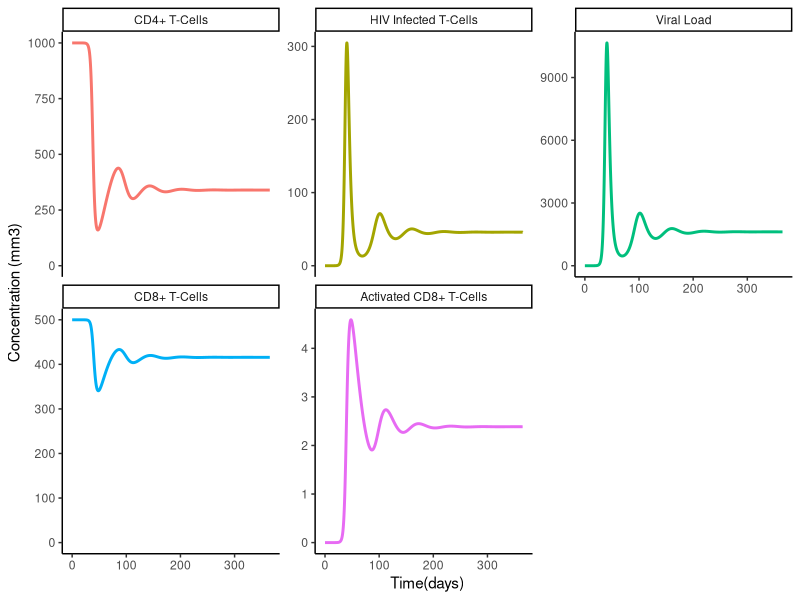
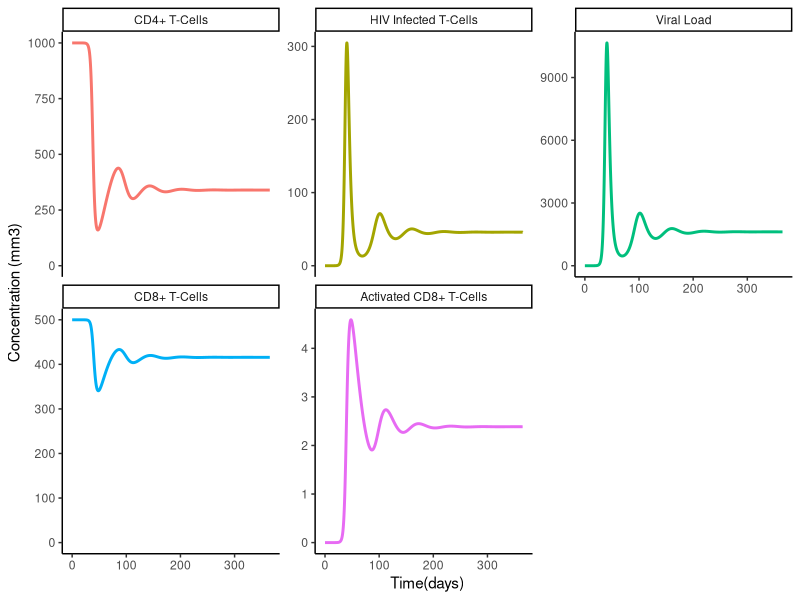

Reproduce these figures in R, in order.
#This file models the basics of HIV within-host dynamics.
#You can run this file by typing source("In_Vivo.R") into an interactive R interpreter or you can run R -f In_Vivo.R into the terminal.

#This program solves a system of 5 differential equations 
#described at https://pdfs.semanticscholar.org/022f/3909c2f6a319345ef2d62f3526cdd5dac0ca.pdf.
#Parameters and initial values also came from https://pdfs.semanticscholar.org/022f/3909c2f6a319345ef2d62f3526cdd5dac0ca.pdf.
#The comments in this file will walk you through the description
#and solving of the below equations. 
#Then it will show you how to manipulate the output so that 
#ggplot can create a plot saved as either a png or a pdf (or a pdf). 

#RTI.R builds upon this file.


#You may need to install the following packages.
#Put install.packages("ggplot2") into the R interpretor(and same for deSolve and tidyr as needed)
library(deSolve)
library(ggplot2)
library(tidyr)


# hiv_func puts the equations, initial values, and parameters
#into one variable so that the ODE can solve it.
hiv_func <- function(t, HIV, params) {

    #the following two blocks of code explain to R what
    #what the variables inside the function are (i.e. makes
    #the connection between the in func. variables and the
    #external variables that hold their values.

    #Dependent variables (what you are solving for)
    T = HIV["T"]    #CD4+ T-cells
    I = HIV["I"]    #Infected CD4+ T-cells
    V = HIV["V"]    #Viral load (number of viruses/ virions in blood)
    Z = HIV["Z"]    #CD8+ T-cells
    ZA = HIV["ZA"]  #Activated CD8+ T-cells


    #Independent variables (physical constants, etc.)
    mu_T = params["mu_T"]          #Natural death rate of uninfected CD4+ T-cells
    mu_I = params["mu_I"]          #Natural death rate of infected CD4+ T-cells
    mu_v = params["mu_v"]          #Natural death rate of viruses and virions
    mu_z = params["mu_z"]          #Natural death rate of CD8+ T-cells
    k_v = params["k_v"]            #Average number of virions released per infected cell
    beta_z = params["beta_z"]      #CD8+ T-cell activation rate
    beta_v = params["beta_v"]      #Rate at which CD4+ T-cells become infected
    p_I = params["p_I"]            #Rate at which infected CD4+ T-cells are destroyed
    p_v = params["p_v"]            #Rate at which viruses and virions are destroyed
    lambda_T = params["lambda_T"]  #Rate at which CD4+ T-cells are created by the body
    lambda_z = params["lambda_z"]  #Rate at which CD8+ T-cells are created by the body


    # now that we have extracted the parameters, we can evaluate the
    # differential equation's right hand side
    dT = lambda_T - mu_T*T - beta_v*T*V
    dI = beta_v*T*V - mu_I*I - p_I*I*ZA
    dV = k_v*mu_I*I - mu_v*V - p_v*V*ZA
    dZ = lambda_z - mu_z*Z - beta_z*Z*V
    dZA = beta_z*Z*I -mu_z*ZA

    #Put all 5 equations into a list so the ODE can read it  
    list(c(dT, dI, dV, dZ, dZA))
}

#Parameters
parms <- c(mu_T = 0.02,        #Natural death rate of uninfected CD4+ T-cells
           mu_I = 0.24,        #Natural death rate of infected CD4+ T-cells
           mu_v = 2.4,         #Natural death rate of viruses and virions
           mu_z = 0.04,        #Natural death rate of CD8+ T-cells
           k_v = 360,          #Average number of virions released per infected cell
           beta_z = 0.000005,  #CD8+ T-cell activation rate
           beta_v = 0.000024,  #Rate at which CD4+ T-cells become infected
           p_I = 0.02,         #Rate at which infected CD4+ T-cells are destroyed
           p_v = 0.02,         #Rate at which viruses and virions are destroyed
           lambda_T = 20,      #Rate at which CD4+ T-cells are created by the body
           lambda_z = 20       #Rate at which CD8+ T-cells are created by the body
           )
	   

#Initial values
Pstart <- c(T = 1000,   #CD4+ T-cells
       	    I = 0,      #Infected CD4+ T-cells
            V = 0.001,  #Viral load 
	    Z = 500,    #CD8+ T-cells
	    ZA = 0)     #Activated CD8+ T-cells

#Time steps to solve equation for (full collection of x-axis points)
times <- seq(from=0, to=365, by= 0.01)



#Now inoke the ODE function.
#It requires four things to run: the right hand side of the function
#(hiv_func), the initial values (Pstart), time steps that need to be
#solved for (times), and equation constants (parms)
diffeq_result <- ode(
    func=hiv_func,
    y=Pstart,
    times=times,
    parms=parms)


#Take the solved equations (diffeq_result) and put it into a data frame
#ggplot2 requires such large data sets to be in a data frame for its
#plotting function
diffeq_result <- as.data.frame(diffeq_result)

#The R gather() function, extracts the data needed by ggplot.
#It also helps to massage the data in a way that preps it to be plotted. 
gathered_result <- gather(diffeq_result, variable, value, -time)


#This provides each variable, and therefore each graph, with a descriptive title.
gathered_result$variable[gathered_result$variable == "T"] <-  "CD4+ T-Cells"
gathered_result$variable[gathered_result$variable == "I"] <-  "HIV Infected T-Cells"
gathered_result$variable[gathered_result$variable == "V"] <-  "Viral Load"
gathered_result$variable[gathered_result$variable == "Z"] <-  "CD8+ T-Cells"
gathered_result$variable[gathered_result$variable == "ZA"] <- "Activated CD8+ T-Cells"

#The default order of ggplot2 is alphabetic, the factor() function enables 
#you to change the order of the plots into something more logical
#or relevant to your purposes. 
gathered_result$variable <- factor(gathered_result$variable, levels = c("CD4+ T-Cells", "HIV Infected T-Cells", "Viral Load",
                                                                        "CD8+ T-Cells", "Activated CD8+ T-Cells"))


#Now plot the data and save it in a new variable: plot_result.
plot_result <- ggplot(data = gathered_result,
                      mapping=aes(x=time, y=value, color = variable)) +
                      geom_line(linewidth = 1) + #linewidth
                      theme_classic() + #ggplot has several different themes
                      #that can be added to a plot here we are using "classic"
                      theme(legend.position = "none") +
                      ylab("Concentration (mm3)")+ #Y-axis title
                      xlab("Time(days)")+ #X-axis title
                      facet_wrap(~variable, scales = "free_y") + #plot each equation on its own graph
                      coord_cartesian(
                          xlim = NULL,
                          ylim = c(0, NA)) #begin each plot at y = 0
		

#Save image to file
fname_base <- "result_ocm_1col" #name of file
extensions = c("png", "pdf") #file extension
for (ext in extensions) {
    fname <- paste(fname_base, ".", ext, sep="")
    ggsave(fname, plot_result, height = 5, width = 9) #height, width of image
    print(paste("wrote output to file ", fname)) #If successful a message will print
    #with the name of the new file
    }
